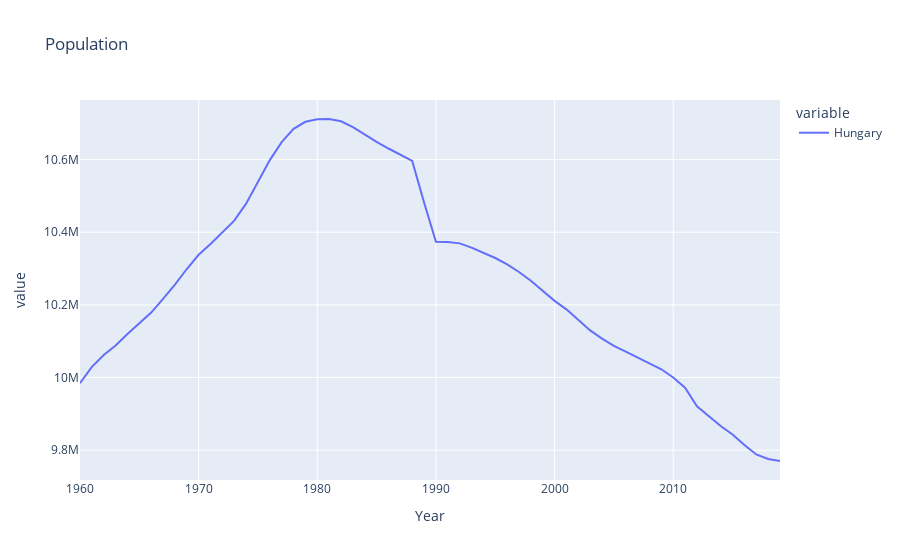

Source (notebook cell):
### Code cell
px.line(population_df['Hungary'], title='Population')
